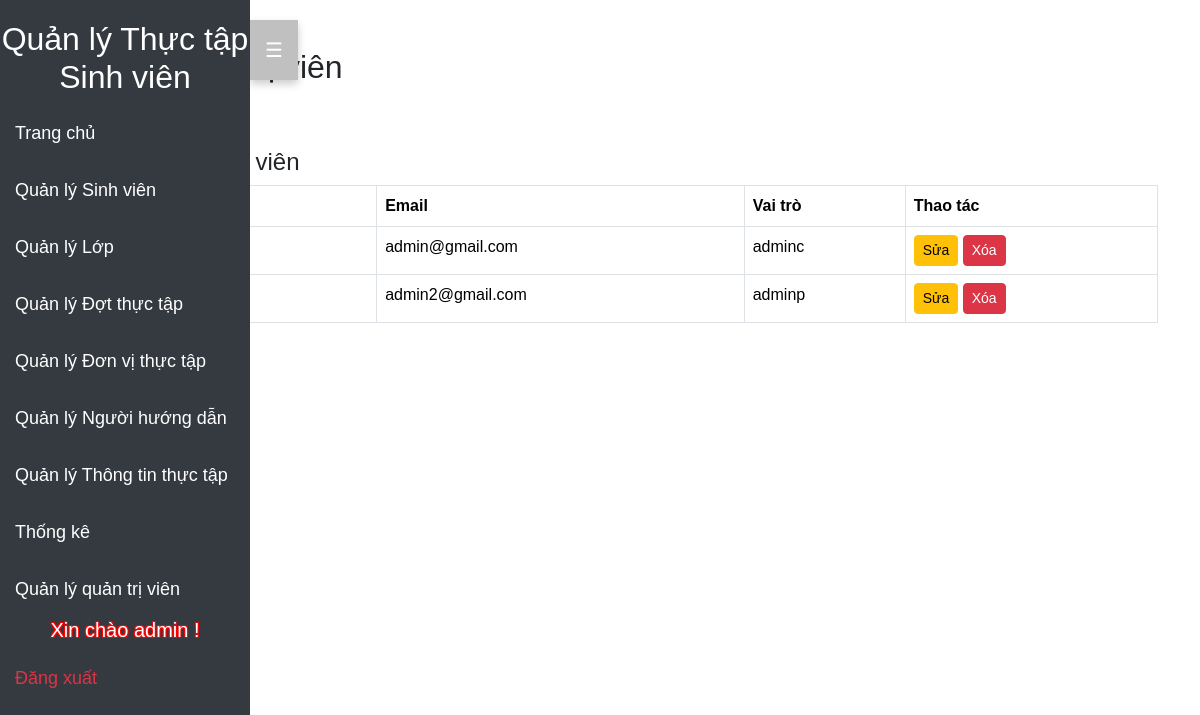
Screenshot of /admin/quantri.php (signed in) with the database file from the repository.
### tables this page shows
CREATE TABLE `quan_tri` (
  `id` int(11) NOT NULL,
  `ten_quan_tri` varchar(100) NOT NULL,
  `email` varchar(100) NOT NULL,
  `mat_khau` varchar(255) NOT NULL,
  `ngay_tao` timestamp NOT NULL DEFAULT current_timestamp(),
  `vai_tro` varchar(50) NOT NULL DEFAULT 'user'
);

### admin/quantri.php (the view, shortened to what this page needs)
<?php
$connection = new mysqli('localhost', 'root', '', 'tracuuttsvtt');
$stmt = $connection->prepare("SELECT * FROM quan_tri");
$stmt->execute();
$result = $stmt->get_result();
?>
<!DOCTYPE html>
<html lang="vi">
<head>
    <link href="https://cdn.jsdelivr.net/npm/bootstrap@5.3.3/dist/css/bootstrap.min.css" rel="stylesheet">
</head>
<body>
    <?php include('dau.php'); ?>
    <div class="container mt-5">
        <h2>Quản lý Quản trị viên</h2>
        <button class="btn btn-success mb-3" data-bs-toggle="modal" data-bs-target="#addAdminModal">Thêm Quản trị viên</button>
        <h4>Danh sách Quản trị viên</h4>
        <table class="table table-bordered">
    <thead>
        <tr>
            <th>ID</th>
            <th>Tên Quản trị</th>
            <th>Email</th>
            <th>Vai trò</th>
            <th>Thao tác</th>
        </tr>
    </thead>
    <tbody>
        <?php while ($row = $result->fetch_assoc()) { ?>
            <tr>
                <td><?= $row['id'] ?></td>
                <td><?= $row['ten_quan_tri'] ?></td>
                <td><?= $row['email'] ?></td>
                <td><?= $row['vai_tro'] == 1 ? 'adminc' : 'adminp' ?></td>
                <td>
                    <button class="btn btn-warning btn-sm" onclick="showEditForm(<?= $row['id'] ?>, '<?= $row['ten_quan_tri'] ?>', '<?= $row['email'] ?>')">Sửa</button>
                    <a href="?action=delete&id=<?= $row['id'] ?>" class="btn btn-danger btn-sm" onclick="return confirm('Bạn có chắc chắn muốn xóa không?');">Xóa</a>
                </td>
            </tr>
        <?php } ?>
    </tbody>
        </table>
        <h4>Sửa Quản trị viên</h4>
    </div>
</body>
</html>

### admin/dau.php (style rules this page uses)
body { font-family: Arial, sans-serif; }

### rows the page displays
quan_tri: email "admin@gmail.com", vai_tro "adminc"
quan_tri: email "admin2@gmail.com", vai_tro "adminp"

### other values shown
$_SESSION['user_name'] "admin"
